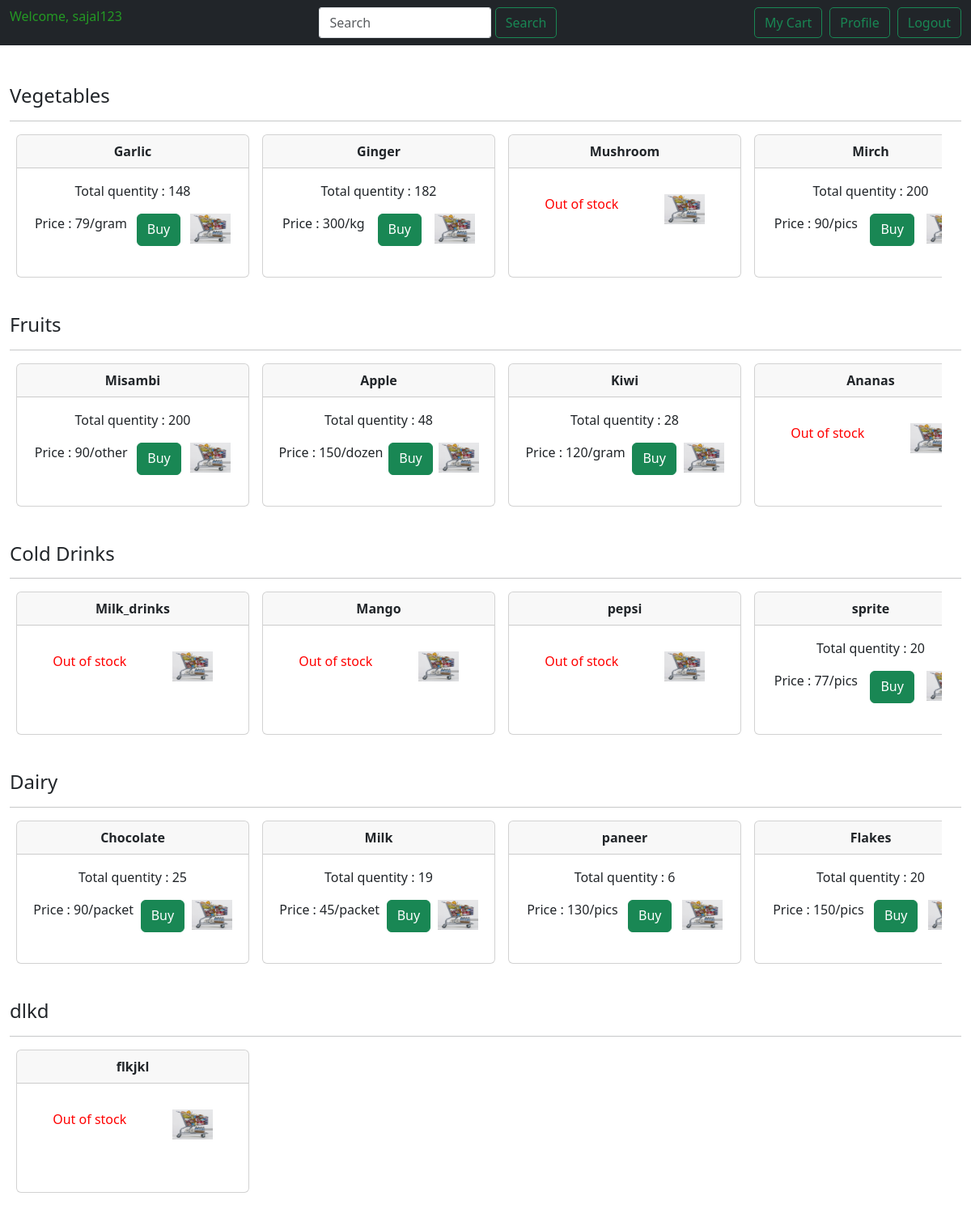
The app's page / (signed in) with its own data.
### application/model.py (models this page shows, shortened)
class User(db.Model):
    id = db.Column(db.Integer,primary_key = True)
    name = db.Column(db.String(20), nullable = False)
    username = db.Column(db.String(40), nullable = False, unique = True)
    email_id = db.Column(db.String(34), nullable = False, unique = True)
    password = db.Column(db.String(60), nullable = False)
    role = db.Column(db.String(60), nullable = False, default = 'users')

class Category(db.Model):
    id = db.Column(db.Integer, primary_key = True)
    name = db.Column(db.String(30), nullable = False, unique = True)
    products = db.relationship('Product', backref = 'category', lazy = True, cascade='all, delete-orphan')
    category_cart = db.relationship('My_cart', backref = 'category', lazy = True, cascade='all, delete-orphan')

class Product(db.Model):
    id = db.Column(db.Integer, primary_key = True)
    name = db.Column(db.String(60), nullable = False)
    price = db.Column(db.Integer, nullable = False)
    description = db.Column(db.String(80), nullable = False)
    quantity = db.Column(db.Integer ,nullable = False)
    sold = db.Column(db.Integer , default = 0)
    unit = db.Column(db.String(20), nullable = False)
    Total_price = db.Column(db.Integer,nullable = False)
    category_id = db.Column(db.Integer, db.ForeignKey('category.id'), nullable = False)
    product_cart = db.relationship('My_cart', backref = 'product', lazy = True, cascade='all, delete-orphan')

### application/controller.py (the view, shortened to what this page needs)
@app.route('/')
def homepage():
    if 'username' in session:
        username = session['username']
        user = User.query.filter_by(username=username).first()
        if user.role == 'admin':
            return redirect(url_for('category'))
        else:
            category_product_display = get_category_product()
            return render_template('after_login_home.html', category_product_display = category_product_display, username = username)

### application/controller.py (called while the page is built)
def get_category_product():
    getting_products = Product.query.all()
    category_products = []
    category_product_display = {}
    for product in getting_products:
        cat_id = product.category_id
        category = Category.query.get(cat_id)
        category_products.append((product, category))
    for  product,category in category_products:
        category_product_display[category.name] = []
    for  product,category in category_products:
        category_product_display[category.name].append(product)
    for category, products in category_product_display.items():
        category_product_display[category] = sorted(products, key=lambda x: x.id, reverse=True)
    return category_product_display

### application/templates/after_login_home.html (shortened to what this page needs)
{% extends 'after_login_navbar.html' %}
{% block content %}
    <div class="container-fluid">
        <div class="row mt-4">
            {% for category in category_product_display %}
                <div class="col-12" style="min-height: 50px;"><br>
                    <h4>{{ category }}</h4><hr>
                    <div class="product scrollable-container">
                        {% for product in category_product_display[category] %}
                          {% if product.quantity >0 %}
                            <div class="card product-card mx-2" style="min-width: 18rem;">
                                <div class="card-header" style="text-align: center;">
                                    <b>{{ product.name }}</b>
                                </div>
                                <div class="card-body" style="text-align: center;">
                                    <p>Total quentity : {{ product.quantity }}</p>
                                    <div class="d-flex justify-content-around mt-3">
                                        <p>Price : {{ product.price }}/{{ product.unit }}</p>
                                        <a href="{{url_for('get_product_using_id', id = product.id)}}" class="btn btn-success">Buy</a>
                                        <img src="{{url_for('static', filename = 'image/cart.jpg' )}}" height="37 px" width="50px">
                                    </div>
                                </div>
                            </div>
                            {% else %}
                            <div class="card product-card mx-2" style="min-width: 18rem;">
                               <div class="card-header" style="text-align: center;">
                                   <b>{{ product.name }}</b>
                               </div>
                               <div class="card-body" style="text-align: center;">
                                   <div class="d-flex justify-content-around mt-3">
                                       <div class="rectangle_box_button" style="color: red;">Out of stock</div>
                                       <img src="{{url_for('static', filename = 'image/cart.jpg' )}}" height="37 px" width="50px">
                                   </div>
                               </div>
                           </div>
                           {% endif %}
                        {% endfor %}
                    </div>
                </div>
            {% endfor %}
        </div>
    </div>
{% endblock %}

### application/templates/after_login_navbar.html (shortened to what this page needs)
<!DOCTYPE html>
<html>
<head>
    <link href="https://cdn.jsdelivr.net/npm/bootstrap@5.3.0/dist/css/bootstrap.min.css" rel="stylesheet">
    <link rel="stylesheet" type="text/css" href="{{url_for('static', filename ='style_2.css')}}">
</head>
<body>
    <nav class="navbar navbar-expand-lg navbar-dark bg-dark">
        <div class="container-fluid">
            <ul class="navbar-nav">
                <li class="nav-item">
                    <p class="username-text">Welcome, {{ username }}</p>
                </li>
            </ul>
            <div class="input-group w-50 mx-auto">
                <form action="{{url_for('search')}}" method="POST" class="input-group w-50 mx-auto">
                    <input type="text" class="form-control" placeholder="Search" name="p_search" aria-label="Search" style="width: 65%; border-radius: 3px;">
                    <button class="btn btn-outline-success ml-2 " type="submit" style=" margin-left: 5px; border-radius: 5px;">Search</button>
                </form>
            </div>
            <button class="btn btn-outline-success ml-auto" style="border-radius: 5px;">
                <a class="nav-link" href="{{url_for('get_product_cart')}}">My Cart</a>
            </button>
            <button class="btn btn-outline-success ml-auto" style="border-radius: 5px; margin-left: 9px;">
                <a class="nav-link" href="#">Profile</a>
            </button>
            <button class="btn btn-outline-success ml-2" style="border-radius: 5px; margin-left: 9px;">
                <a class="nav-link" href="{{ url_for('user_logout') }}">Logout</a>
            </button>
        </div>
    </nav>
   {% block content %}
    {% endblock %}
</body>
</html>

### application/static/style_2.css (style rules this page uses)
.username-text { color: rgb(36, 153, 36); }
.product { width: 98%; }
.scrollable-container { overflow-x: auto; white-space: nowrap; display: flex; overscroll-behavior-inline: contain; }
.card { margin-bottom: 20px; }
.card-body { height: 134px; text-align: center; }

### records on screen
User: username "sajal123"
Category: name "Vegetables"
Product: name "Garlic", quantity "148", price "79", unit "gram"
Product: name "Ginger", quantity "182", price "300", unit "kg"
Product: name "Mushroom"
Product: name "Mirch", quantity "200", price "90", unit "pics"
Category: name "Fruits"
Product: name "Misambi", quantity "200", price "90", unit "other"
Product: name "Apple", quantity "48", price "150", unit "dozen"
Product: name "Kiwi", quantity "28", price "120", unit "gram"
Product: name "Ananas"
Category: name "Cold Drinks"
Product: name "Milk_drinks"
Product: name "Mango"
Product: name "pepsi"
Product: name "sprite", quantity "20", price "77", unit "pics"
Category: name "Dairy"
Product: name "Chocolate", quantity "25", price "90", unit "packet"
Product: name "Milk", quantity "19", price "45", unit "packet"
Product: name "paneer", quantity "6", price "130", unit "pics"
Product: name "Flakes", quantity "20", price "150", unit "pics"
Category: name "dlkd"
Product: name "flkjkl"
